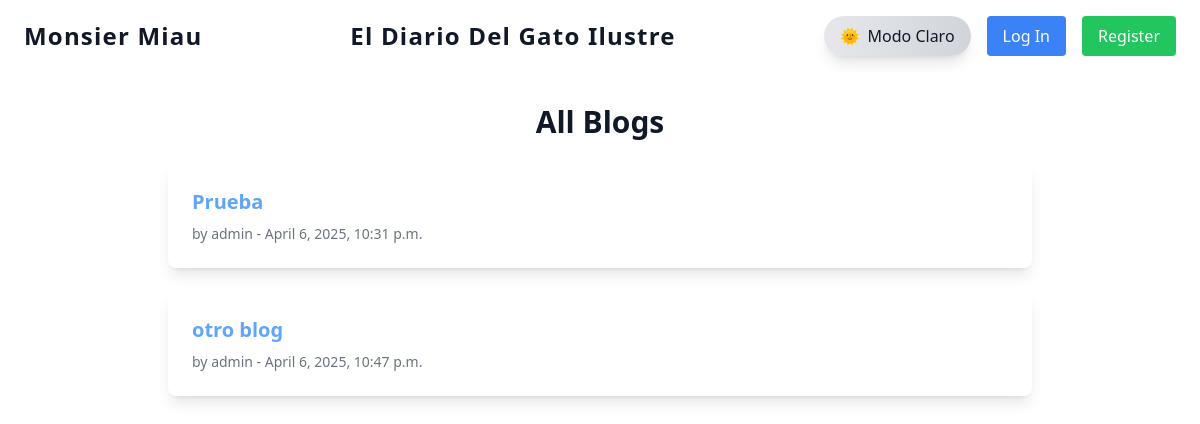
Before: / with the older database file.
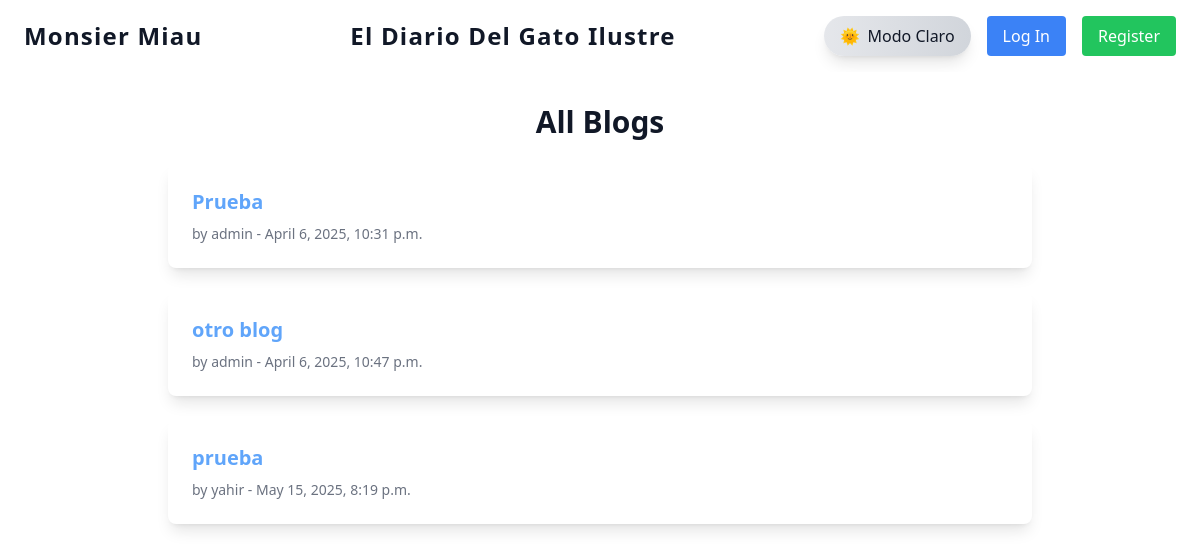
After: the same page with the newer database file.
### blogapp/models.py (models this page shows, shortened)
class Blog(models.Model):
    title = models.CharField(max_length=200)
    content = HTMLField()  # Cambiado a HTMLField para TinyMCE
    author = models.ForeignKey(User, on_delete=models.CASCADE)
    created_at = models.DateTimeField(auto_now_add=True)

### blogapp/views.py (the view)
# urls.py: path('', BlogListView.as_view(), name='blog_list'),
class BlogListView(ListView):
    model = Blog
    template_name = 'blogapp/blog_list.html'

### blogapp/templates/blogapp/blog_list.html
{% extends 'base.html' %}
{% block content %}
  <h1 class="text-3xl font-bold mb-6 text-center text-gray-900 dark:text-white">All Blogs</h1>
  <div class="grid gap-6">
    {% for blog in object_list %}
      <div class="bg-white dark:bg-gray-800 rounded-lg shadow-lg p-6 hover:shadow-xl transition-all duration-700 ease-in-out dark:text-white text-gray-900 animate-fade-in">
        <h2 class="text-xl font-semibold mb-2">
          <a href="{% url 'blogapp:blog_detail' blog.pk %}" class="text-blue-400 hover:text-blue-300">{{ blog.title }}</a>
        </h2>
        <p class="text-sm text-gray-500 dark:text-gray-400">by {{ blog.author.username }} - {{ blog.created_at }}</p>
      </div>
    {% empty %}
      <p class="text-gray-500 dark:text-gray-400 text-center">No blogs have been posted yet.</p>
    {% endfor %}
  </div>
{% endblock %}

### blogapp/templates/blogapp/base.html (shortened to what this page needs)
<!DOCTYPE html>
<html lang="en">
<head>
  <script src="https://cdn.tailwindcss.com"></script>
</head>
<body id="body" class="flex flex-col min-h-screen bg-white dark:bg-black text-gray-900 dark:text-white font-sans transition-all duration-700 ease-in-out">
  <nav class="bg-white dark:bg-gradient-to-r dark:from-gray-900 dark:to-gray-700 shadow-md py-4 px-6 transition-colors">
    <div class="max-w-6xl mx-auto flex justify-between items-center">
      <a href="{% url 'blogapp:blog_list' %}" class="text-gray-900 dark:text-white text-2xl font-semibold tracking-wider transition-colors">Monsier Miau</a>
      <a href="{% url 'blogapp:blog_list' %}" class="text-gray-900 dark:text-white text-2xl font-semibold tracking-wider transition-colors">El Diario Del Gato Ilustre</a>
      <div class="flex items-center space-x-4">
        <button onclick="toggleDarkMode()" class="flex items-center gap-2 px-4 py-2 rounded-full bg-gradient-to-r from-gray-200 to-gray-300 dark:from-gray-700 dark:to-gray-800 text-gray-900 dark:text-white hover:scale-105 transition-all duration-300 shadow-lg">
          <span id="theme-icon" class="transition-transform duration-500 transform">🌞</span>
          <span id="theme-label" class="transition-opacity duration-500 ease-in-out">Modo Claro</span>
        </button>
        {% if user.is_authenticated %}
          <a href="{% url 'blogapp:add_blog' %}" class="bg-blue-500 hover:bg-blue-600 text-white dark:bg-blue-600 dark:hover:bg-blue-700 dark:text-white font-medium py-2 px-4 rounded transition-all duration-500 ease-in-out">New Blog</a>
          <a href="{% url 'blogapp:logout' %}" class="bg-red-500 hover:bg-red-600 text-white dark:bg-red-600 dark:hover:bg-red-700 dark:text-white font-medium py-2 px-4 rounded transition-all duration-500 ease-in-out">Log Out</a>
        {% else %}
          <a href="{% url 'blogapp:login' %}" class="bg-blue-500 hover:bg-blue-600 text-white dark:bg-blue-600 dark:hover:bg-blue-700 dark:text-white font-medium py-2 px-4 rounded transition-all duration-500 ease-in-out">Log In</a>
          <a href="{% url 'blogapp:register' %}" class="bg-green-500 hover:bg-green-600 text-white dark:bg-green-600 dark:hover:bg-green-700 dark:text-white font-medium py-2 px-4 rounded transition-all duration-500 ease-in-out">Register</a>
        {% endif %}
      </div>
    </div>
  </nav>
  <main class="flex-grow w-full bg-white dark:bg-gray-900 transition-all duration-700 ease-in-out">
    <div class="max-w-4xl mx-auto px-4 py-8">
    {% block content %}{% endblock %}
    </div>
  </main>
</body>
</html>

### blogapp/templates/blogapp/base.html (style rules this page uses)
html { background-color: white; }
html { transition: background-color 0.5s ease-in-out; }
html, body { height: 100%; scroll-behavior: smooth; transition: background-color 0.5s ease-in-out; }
.animate-fade-in { animation: fade-in 0.6s ease-out; will-change: opacity, transform; }

Changed rows visible on the page:
added Blog: title "prueba", author.username "yahir", created_at "May 15, 2025, 8:19 p.m."
